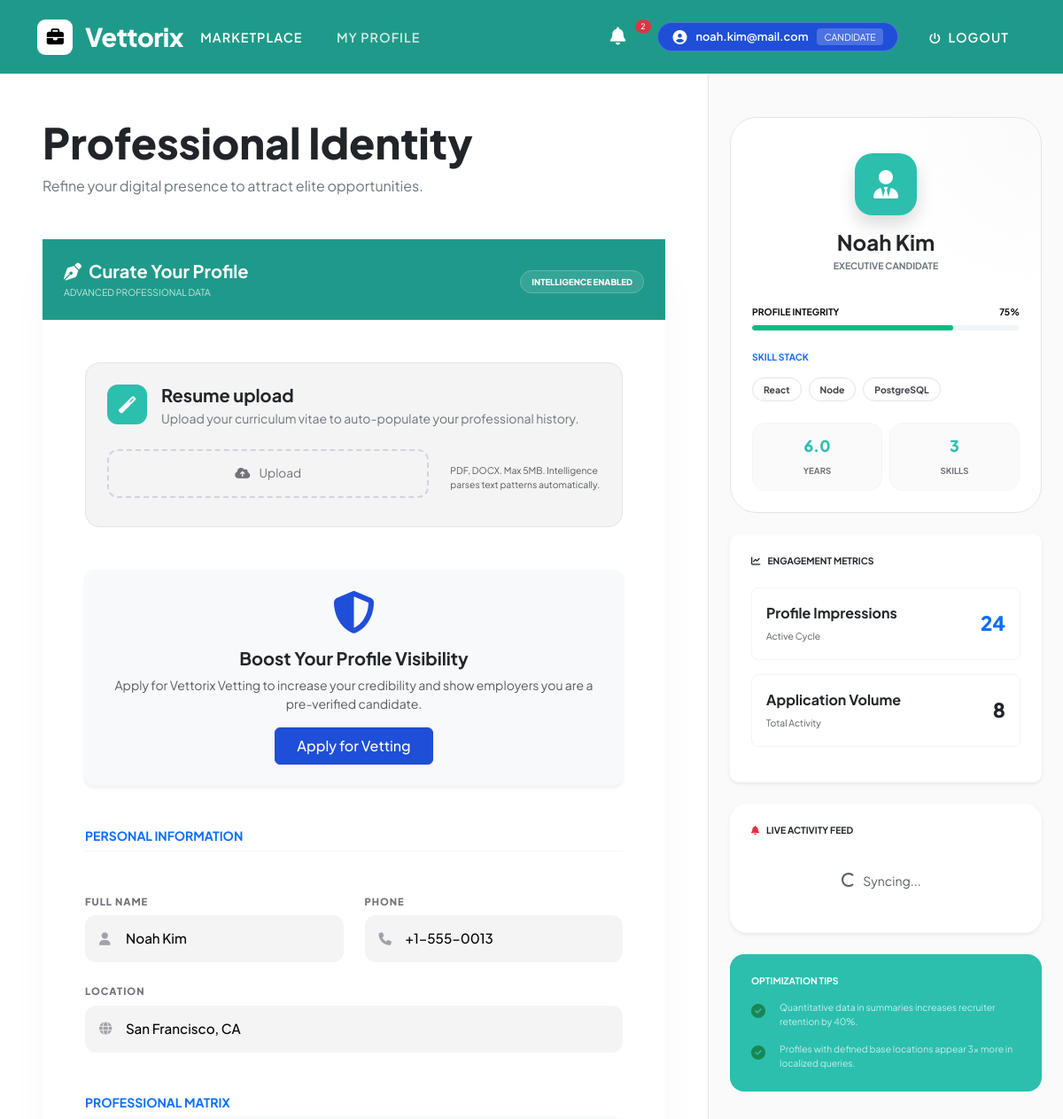
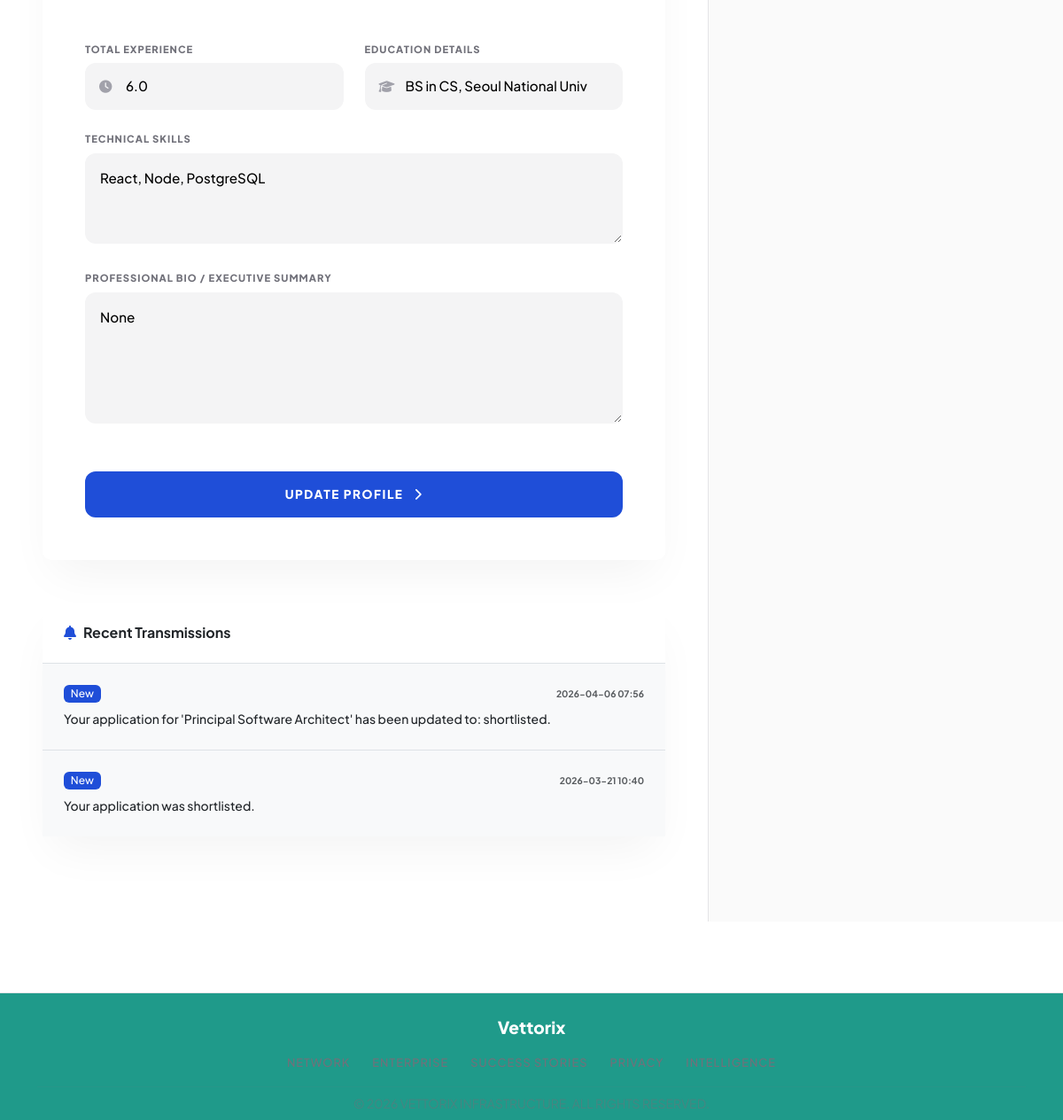
The page /candidate/profile (signed in) on the database its author committed (2 pictures, top to bottom).
### tables this page shows
CREATE TABLE candidate_profiles (
            id INTEGER PRIMARY KEY AUTOINCREMENT,
            user_id INTEGER NOT NULL,
            full_name TEXT NOT NULL,
            phone TEXT,
            location TEXT,
            skills TEXT,
            experience_years REAL,
            education TEXT,
            resume_text TEXT,
            verification_status TEXT DEFAULT 'Unverified',
            verification_score INTEGER DEFAULT 0,
            verification_recommendation TEXT,
            created_at TIMESTAMP DEFAULT CURRENT_TIMESTAMP, headline TEXT, summary TEXT, linkedin_url TEXT, portfolio_url TEXT, resume_filename TEXT, availability_status TEXT DEFAULT 'available',
            FOREIGN KEY (user_id) REFERENCES users (id)
        );

CREATE TABLE notifications (
            id INTEGER PRIMARY KEY AUTOINCREMENT,
            user_id INTEGER NOT NULL,
            message TEXT NOT NULL,
            is_read INTEGER DEFAULT 0,
            created_at TIMESTAMP DEFAULT CURRENT_TIMESTAMP,
            FOREIGN KEY (user_id) REFERENCES users (id)
        );

### app/controller/candidate.py (the view, shortened to what this page needs)
@candidate_bp.route("/profile", methods=["GET", "POST"])
@role_required("candidate")
def candidate_profile():
    conn = get_db_connection()
    profile = conn.execute("SELECT * FROM candidate_profiles WHERE user_id = ?", (session["user_id"],)).fetchone()
    conn.close()
    notifications = get_recent_notifications(session["user_id"], limit=5)
    return render_template("candidate_profile.html", profile=profile, notifications=notifications)

### app/templates/candidate_profile.html (shortened to what this page needs)
{% extends "base.html" %}
{% block content %}
<section class="profile-layout min-vh-100">
  <div class="container-fluid p-0">
    <div class="row g-0">
      <div class="col-12 col-lg-8 builder-column">
        <div class="px-4 px-md-5 py-5">
          <div class="mb-5 fade-in">
            <h1 class="display-5 fw-extrabold text-dark tracking-tight mb-2">Professional Identity</h1>
            <p class="text-secondary lead-sm">Refine your digital presence to attract elite opportunities.</p>
          </div>
          <div class="card executive-card border-0 shadow-2xl mb-5 fade-in-up">
            <div class="card-header-premium p-4">
              <div class="d-flex flex-column flex-md-row justify-content-between align-items-md-center">
                <div>
                  <h3 class="h5 fw-bold text-white mb-1"><i class="fas fa-pen-nib me-2"></i>Curate Your Profile</h3>
                  <p class="mb-0 x-small text-uppercase tracking-widest opacity-75 text-white">Advanced Professional Data</p>
                </div>
                <div class="mt-3 mt-md-0">
                  <span class="badge-intelligence">Intelligence Enabled</span>
                </div>
              </div>
            </div>
            <div class="card-body p-4 p-md-5">
              <div class="cv-intelligence-box mb-5 p-4 rounded-4">
                <div class="d-flex align-items-start gap-3 mb-4">
                  <div class="intelligence-icon">
                    <i class="fas fa-magic"></i>
                  </div>
                  <div>
                    <h5 class="fw-bold mb-1">Resume upload</h5>
                    <p class="text-secondary small mb-0">Upload your curriculum vitae to auto-populate your professional history.</p>
                  </div>
                </div>
                <div class="upload-wrapper">
                  <div class="row align-items-center">
                    <div class="col-md-8">
                      <div class="upload-dropzone" onclick="document.getElementById('resume_file').click()">
                        <i class="fas fa-cloud-upload-alt me-2"></i>
                        <span id="file-label">Upload</span>
                      </div>
                    </div>
                    <div class="col-md-4 mt-3 mt-md-0">
                      <p class="x-small text-muted mb-0">PDF, DOCX. Max 5MB. Intelligence parses text patterns automatically.</p>
                    </div>
                  </div>
                </div>
              </div>
              {% if profile and (not profile.verification_status or profile.verification_status == 'Unverified') %}
              <div class="card mb-5 border-0 shadow-sm" style="background-color: #f8f9fa;">
                <div class="card-body p-4 text-center">
                    <i class="fas fa-shield-alt text-primary fa-3x mb-3" style="color: #1F4ED8 !important;"></i>
                    <h4 class="h5 fw-bold">Boost Your Profile Visibility</h4>
                    <p class="text-muted small mb-3">
                        Apply for Vettorix Vetting to increase your credibility and show employers you are a pre-verified candidate.
                    </p>
                    <form method="POST" action="{{ url_for('candidate.vetting_application') }}" style="display:inline;">
                        <button type="submit" class="btn btn-primary px-4 py-2" style="background-color: #1F4ED8; border-color: #1F4ED8;">
                            Apply for Vetting
                        </button>
                    </form>
                </div>
              </div>
              {% endif %}
              <form id="profileForm" method="POST" enctype="multipart/form-data">
                <div class="row g-4">
                  <div class="col-12 mb-2">
                    <h6 class="text-uppercase tracking-widest fw-bold text-primary small">Personal Information</h6>
                    <hr class="mt-2 border-primary border-opacity-25">
                  </div>
                  <div class="col-md-6">
                    <label class="exec-label">Full Name</label>
                    <div class="exec-input-group">
                      <i class="fas fa-user"></i>
                      <input type="text" class="exec-control" id="full_name" name="full_name"
                             value="{{ profile.full_name if profile else '' }}" required placeholder="full name">
                    </div>
                  </div>
                  <div class="col-md-6">
                    <label class="exec-label">Phone</label>
                    <div class="exec-input-group">
                      <i class="fas fa-phone"></i>
                      <input type="tel" class="exec-control" id="phone" name="phone"
                             value="{{ profile.phone if profile else '' }}" placeholder="+1.000.000.0000">
                    </div>
                  </div>
                  <div class="col-12">
                    <label class="exec-label">Location</label>
                    <div class="exec-input-group">
                      <i class="fas fa-globe"></i>
                      <input type="text" class="exec-control" id="location" name="location"
                             value="{{ profile.location if profile else '' }}" placeholder="City, State, Country">
                    </div>
                  </div>
                  <div class="col-12 mt-5 mb-2">
                    <h6 class="text-uppercase tracking-widest fw-bold text-primary small">Professional Matrix</h6>
                    <hr class="mt-2 border-primary border-opacity-25">
                  </div>
                  <div class="col-md-6">
                    <label class="exec-label">Total Experience</label>
                    <div class="exec-input-group">
                      <i class="fas fa-clock"></i>
                      <input type="number" class="exec-control" id="experience_years" name="experience_years"
                             value="{{ profile.experience_years if profile else '' }}" step="0.5" min="0" placeholder="e.g. 10.5">
                    </div>
                  </div>
                  <div class="col-md-6">
                    <label class="exec-label">Education Details</label>
                    <div class="exec-input-group">
                      <i class="fas fa-graduation-cap"></i>
                      <input type="text" class="exec-control" id="education" name="education"
                             value="{{ profile.education if profile else '' }}" placeholder="Highest degree & Institution">
                    </div>
                  </div>
                  <div class="col-12">
                    <label class="exec-label">Technical Skills</label>
                    <textarea class="exec-control-area" id="skills" name="skills" rows="3"
                              placeholder="Python, AWS, Strategic Planning...">{{ profile.skills if profile else '' }}</textarea>
                  </div>
                  <div class="col-12">
                    <label class="exec-label">Professional Bio / Executive Summary</label>
                    <textarea class="exec-control-area" id="resume_text" name="resume_text" rows="5"
                              placeholder="Summarize your career impact and objectives...">{{ profile.resume_text if profile else '' }}</textarea>
                  </div>
                  <div class="col-12 mt-5">
                    <button type="submit" class="btn-exec-action w-100 py-3">
                      Update Profile <i class="fas fa-chevron-right ms-2"></i>
                    </button>
                  </div>
                </div>
              </form>
            </div>
          </div>
          <div class="card executive-card border-0 shadow-2xl mb-5 fade-in-up" style="animation-delay: 0.1s;">
            <div class="card-header bg-white border-bottom p-4">
               <h4 class="h6 fw-bold mb-0 text-dark"><i class="fas fa-bell me-2" style="color: #1F4ED8;"></i>Recent Transmissions</h4>
            </div>
            <div class="card-body p-0">
                {% if notifications %}
                    <ul class="list-group list-group-flush">
                    {% for n in notifications %}
                        <li class="list-group-item p-4 {{ 'bg-light' if not n.is_read else '' }}">
                            <div class="d-flex justify-content-between align-items-center mb-2">
                                <span class="badge {{ 'bg-primary' if not n.is_read else 'bg-secondary opacity-50' }}">{{ 'New' if not n.is_read else 'Read' }}</span>
                                <small class="text-muted fw-bold x-small text-uppercase tracking-widest">{{ n.created_at[:16] }}</small>
                            </div>
                            <p class="mb-0 text-dark fw-medium small" style="line-height: 1.5;">{{ n.message }}</p>
                        </li>
                    {% endfor %}
                    </ul>
                {% else %}
                    <div class="p-5 text-center text-muted">
                        <i class="fas fa-inbox fa-3x mb-3 opacity-25" style="color: #1F4ED8;"></i>
                        <h6 class="fw-bold text-uppercase tracking-widest x-small">Awaiting Intelligence</h6>
                        <p class="mb-0 small">No interactions have been recorded in this cycle.</p>
                    </div>
                {% endif %}
            </div>
          </div>
        </div>
      </div>
      <div class="col-12 col-lg-4 preview-column">
        <div class="px-4 py-5 sticky-top">
          {% if profile %}
          <div class="preview-card mb-4 shadow-xl fade-in-delayed">
            <div class="preview-header">
              <div class="user-avatar-exec">
                <i class="fas fa-user-tie"></i>
              </div>
              <h4 class="fw-bold text-dark mt-3 mb-1">{{ profile.full_name }}</h4>
              <p class="x-small text-uppercase tracking-widest text-secondary fw-bold">Executive Candidate</p>
            </div>
            <div class="preview-body px-4 pb-4">
              <div class="strength-meter mb-4">
                <div class="d-flex justify-content-between mb-2">
                  <span class="x-small fw-bold text-uppercase">Profile Integrity</span>
                  <span class="x-small fw-bold">75%</span>
                </div>
                <div class="strength-bar">
                  <div class="bar-fill" style="width: 75%"></div>
                </div>
              </div>
              <div class="mb-4">
                <h6 class="x-small text-uppercase tracking-widest fw-bold text-primary mb-3">Skill Stack</h6>
                <div class="d-flex flex-wrap gap-2">
                  {% if profile.skills %}
                    {% for skill in profile.skills.split(',') %}
                      <span class="skill-pill">{{ skill.strip() }}</span>
                    {% endfor %}
                  {% endif %}
                </div>
              </div>
              <div class="row g-2">
                <div class="col-6">
                  <div class="stat-mini">
                    <span class="val">{{ profile.experience_years or '0' }}</span>
                    <span class="lbl">Years</span>
                  </div>
                </div>
                <div class="col-6">
                  <div class="stat-mini">
                    <span class="val">{{ profile.skills.split(',')|length if profile.skills else '0' }}</span>
                    <span class="lbl">Skills</span>
                  </div>
                </div>
              </div>
            </div>
          </div>
          {% endif %}
          <div class="card metrics-card border-0 mb-4 p-4 shadow-sm">
            <h6 class="x-small text-uppercase tracking-widest fw-bold text-dark mb-4"><i class="fas fa-chart-line me-2"></i>Engagement Metrics</h6>
            <div class="metric-row d-flex justify-content-between align-items-center mb-3 p-3 rounded-3">
              <div>
                <span class="d-block fw-bold text-dark">Profile Impressions</span>
                <span class="x-small text-muted">Active Cycle</span>
              </div>
              <span class="metric-val text-primary">24</span>
            </div>
            <div class="metric-row d-flex justify-content-between align-items-center mb-3 p-3 rounded-3">
              <div>
                <span class="d-block fw-bold text-dark">Application Volume</span>
                <span class="x-small text-muted">Total Activity</span>
              </div>
              <span class="metric-val text-dark">8</span>
            </div>
          </div>
          <div class="card bg-white border-0 mb-4 p-4 shadow-sm" style="border-radius: 20px;">
            <h6 class="x-small text-uppercase tracking-widest fw-bold text-dark mb-3"><i class="fas fa-bell text-danger me-2"></i>Live Activity Feed</h6>
            <div id="inlineNotificationsList" style="max-height: 250px; overflow-y:auto; scrollbar-width: thin; padding-right:10px;">
                <div class="text-center p-4 text-muted small"><div class="spinner-border spinner-border-sm me-2" role="status"></div>Syncing...</div>
            </div>
          </div>
          <div class="tips-box p-4 rounded-4">
            <h6 class="x-small text-uppercase tracking-widest fw-bold text-white mb-3">Optimization Tips</h6>
            <div class="tip-item d-flex gap-3 mb-3">
              <i class="fas fa-circle-check text-success mt-1"></i>
              <p class="x-small text-white opacity-75 mb-0">Quantitative data in summaries increases recruiter retention by 40%.</p>
            </div>
            <div class="tip-item d-flex gap-3">
              <i class="fas fa-circle-check text-success mt-1"></i>
              <p class="x-small text-white opacity-75 mb-0">Profiles with defined base locations appear 3x more in localized queries.</p>
            </div>
          </div>
        </div>
      </div>
    </div>
  </div>
</section>
{% endblock %}

### rows shown on the page
candidate_profiles: full_name "Noah Kim", phone "+1-555-0013", location "San Francisco, CA", experience_years "6.0", education "BS in CS, Seoul National Univ", skills "React, Node, PostgreSQL"
notifications: is_read "New", created_at "2026-04-06 07:56", message "Your application for 'Principal Software Architect' has been updated to: shortlisted."
notifications: is_read "New", created_at "2026-03-21 10:40", message "Your application was shortlisted."

### other values the page prints
{{ session.email }} "noah.kim@mail.com"
{{ session.role }} "CANDIDATE"
{{ skill.strip() }} "React" "Node" "PostgreSQL"
{{ profile.skills.split(',')|length if profile.skills else '0' }} "3"
